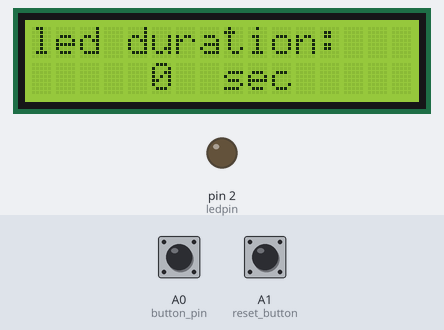
Simulated run of this sketch. Board: Arduino Uno, built with avr-gcc and run on an emulated ATmega328P. Shown: 16×2 character LCD, output pins drawn as LEDs (lit = HIGH). The test bench sets the inputs (shaded band); at power-on: A0 (button_pin) LOW, A1 (reset_button) LOW.

Above: at 1.2 s.
1.3 s: A0 (button_pin) pulled HIGH for 1.25 s
At 2.8 s:
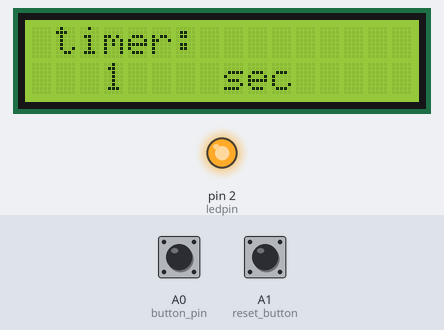
4.6 s: A0 (button_pin) pulled HIGH for 1.25 s
At 5.9 s:
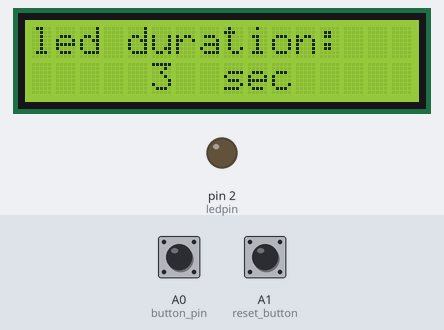
Timing chart, 0 to 7.6 s (numbered marks = the images above; inputs shaded):
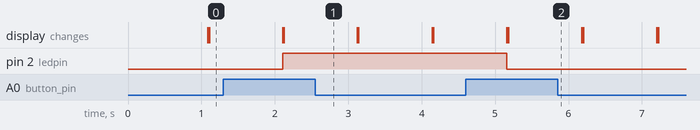

Measured:
- after the input at 1.3 s, pin 2 (ledpin): LOW → HIGH after 0.81 s; the display: first differs from a run without the input after 0.82 s (image 1)
- after the input at 4.6 s, pin 2 (ledpin): HIGH → LOW after 0.56 s; the display: first differs from a run without the input after 0.58 s (image 2)

The sketch:

mini_reaction_timer_game_project_on_12th_November_2025.ino
```cpp
#include <LiquidCrystal_I2C.h>
#include <Wire.h>

LiquidCrystal_I2C lcd(0x27, 16, 2);

int ledpin = 2;
int button_pin = A0;
int reset_button = A1;
int reset_state;
int ledstate = 0;
int oldstate = 0;
int newstate = 0;
int delay_time = 1000;
int counter = 0;

void setup() {
  // put your setup code here, to run once:
lcd.begin(16, 2);
lcd.backlight();
pinMode(ledpin, OUTPUT);
pinMode(button_pin, INPUT);
pinMode(reset_button, INPUT);
}


void loop() {
  // put your main code here, to run repeatedly:
newstate = digitalRead(button_pin);
reset_state = digitalRead(reset_button);

if(newstate == 1 && oldstate == 0){
  if(ledstate == 1){
    ledstate = 0;
  }
  else{
    ledstate = 1;
  }
  digitalWrite(ledpin, ledstate);
}
oldstate = newstate;


if(ledstate == 1){
  if(reset_state == 1){
  counter = 0;
}
  counter = counter + 1;
  lcd.setCursor(1, 0);
  lcd.print("timer: \t");
  lcd.setCursor(3, 1);
  lcd.print(counter);
  lcd.setCursor(8, 1);
  lcd.print("sec");
  delay(delay_time);
  lcd.clear();
}
else{
  if(reset_state == 1){
  counter = 0;
}
  lcd.setCursor(0, 0);
  lcd.print("led duration: ");
  lcd.setCursor(5, 1);
  lcd.print(counter);
  lcd.setCursor(8, 1);
  lcd.print("sec");
  delay(delay_time);
  lcd.clear();
}


}
```
